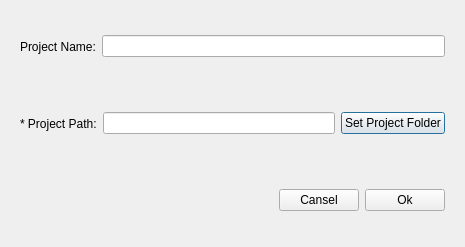
<?xml version="1.0" encoding="UTF-8"?>
<ui version="4.0">
 <class>Dialog</class>
 <widget class="QDialog" name="Dialog">
  <property name="geometry">
   <rect>
    <x>0</x>
    <y>0</y>
    <width>465</width>
    <height>247</height>
   </rect>
  </property>
  <property name="windowTitle">
   <string>Dialog</string>
  </property>
  <layout class="QVBoxLayout" name="verticalLayout">
   <item>
    <widget class="QFrame" name="frame_2">
     <property name="frameShape">
      <enum>QFrame::NoFrame</enum>
     </property>
     <property name="frameShadow">
      <enum>QFrame::Raised</enum>
     </property>
     <layout class="QHBoxLayout" name="horizontalLayout">
      <item>
       <widget class="QLabel" name="label_2">
        <property name="text">
         <string>Project Name:</string>
        </property>
       </widget>
      </item>
      <item>
       <widget class="QLineEdit" name="priject_name_field"/>
      </item>
     </layout>
    </widget>
   </item>
   <item>
    <widget class="QFrame" name="frame">
     <property name="frameShape">
      <enum>QFrame::NoFrame</enum>
     </property>
     <property name="frameShadow">
      <enum>QFrame::Raised</enum>
     </property>
     <layout class="QHBoxLayout" name="horizontalLayout_2">
      <item>
       <widget class="QLabel" name="label">
        <property name="text">
         <string>* Project Path:</string>
        </property>
       </widget>
      </item>
      <item>
       <widget class="QLineEdit" name="set_project_folder">
        <property name="readOnly">
         <bool>true</bool>
        </property>
       </widget>
      </item>
      <item>
       <widget class="QPushButton" name="set_project_path_button">
        <property name="text">
         <string>Set Project Folder</string>
        </property>
       </widget>
      </item>
     </layout>
    </widget>
   </item>
   <item>
    <widget class="QFrame" name="set_project_button_frame">
     <property name="frameShape">
      <enum>QFrame::NoFrame</enum>
     </property>
     <property name="frameShadow">
      <enum>QFrame::Raised</enum>
     </property>
     <layout class="QHBoxLayout" name="horizontalLayout_3">
      <item>
       <spacer name="horizontalSpacer">
        <property name="orientation">
         <enum>Qt::Horizontal</enum>
        </property>
        <property name="sizeHint" stdset="0">
         <size>
          <width>244</width>
          <height>20</height>
         </size>
        </property>
       </spacer>
      </item>
      <item>
       <widget class="QPushButton" name="set_project_cansel_button">
        <property name="text">
         <string>Cansel</string>
        </property>
       </widget>
      </item>
      <item>
       <widget class="QPushButton" name="set_project_ok_button">
        <property name="text">
         <string>Ok</string>
        </property>
       </widget>
      </item>
     </layout>
    </widget>
   </item>
  </layout>
 </widget>
 <resources/>
 <connections/>
</ui>
